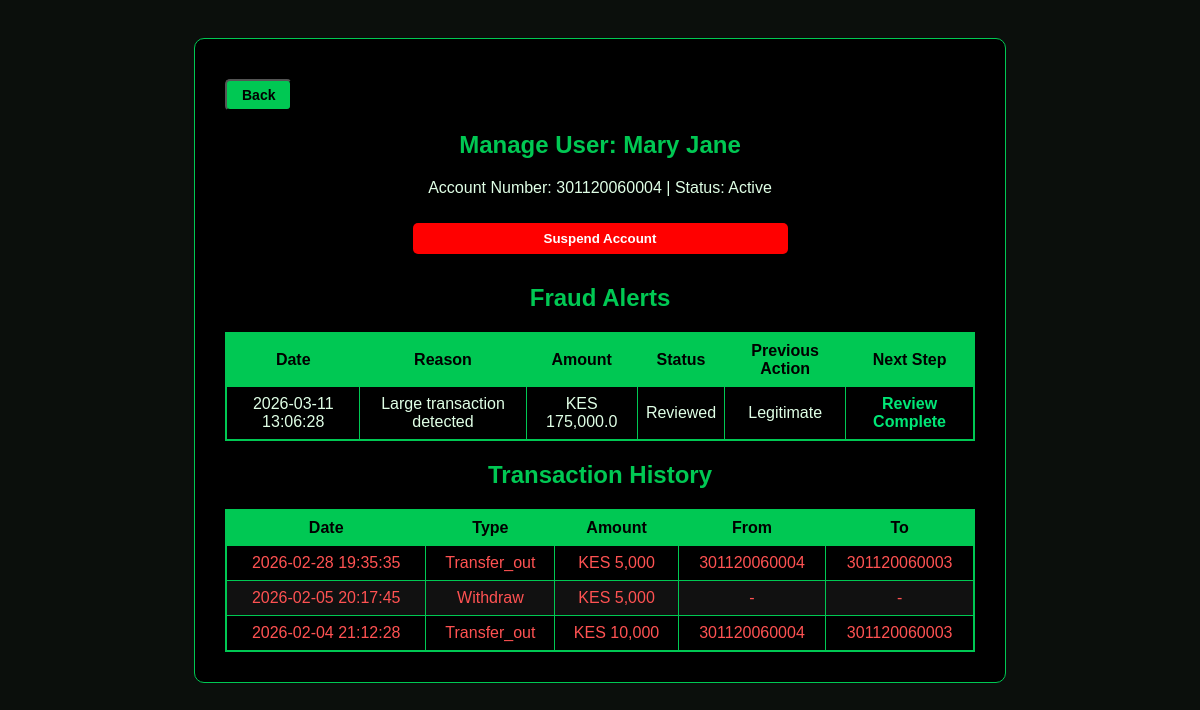
Screenshot of /manage/301120060004 with the database file from the repository.
### tables this page shows
CREATE TABLE "users" (
	"id"	INTEGER,
	"username"	TEXT UNIQUE,
	"password"	TEXT,
	"first_name"	TEXT,
	"account_number"	TEXT,
	"account_type"	TEXT,
	"balance"	NUMERIC DEFAULT 0,
	"role"	TEXT,
	"last_name"	TEXT, id_number TEXT, status TEXT DEFAULT 'active',
	PRIMARY KEY("id" AUTOINCREMENT)
);

CREATE TABLE fraud_alerts (
        id INTEGER PRIMARY KEY AUTOINCREMENT,
        user_id INTEGER,
        account_number TEXT,
        reason TEXT,
        amount REAL,
        date TIMESTAMP DEFAULT CURRENT_TIMESTAMP,
        status TEXT DEFAULT 'pending', action TEXT, from_account TEXT DEFAULT NULL, to_account TEXT DEFAULT NULL, type TEXT DEFAULT NULL,
        FOREIGN KEY(user_id) REFERENCES users(id)
    );

CREATE TABLE transactions (
    id INTEGER PRIMARY KEY AUTOINCREMENT,
    account_number TEXT,
    type TEXT,
    amount INTEGER,
    date TIMESTAMP DEFAULT CURRENT_TIMESTAMP
, from_account TEXT, to_account TEXT);

### app.py (the view, shortened to what this page needs)
@app.route('/manage/<account_number>', methods=['GET', 'POST'])
def manage_user(account_number):
    conn = get_db()
    cur = conn.cursor()
    cur.execute("SELECT * FROM users WHERE account_number = ?", (account_number,))
    user = cur.fetchone()
    if not user:
        conn.close()
        return "User not found! <a href='/admin'>Go back</a>"
    message = None
    cur.execute(
        "SELECT * FROM transactions WHERE account_number=? ORDER BY date DESC",
        (user['account_number'],)
    )
    transactions = cur.fetchall()
    cur.execute(
        "SELECT * FROM fraud_alerts WHERE account_number=? ORDER BY date DESC",
        (user['account_number'],)
    )
    alerts = cur.fetchall()
    conn.close()
    return render_template(
        'manage_user.html',
        user=user,
        transactions=transactions,
        alerts=alerts,
        message=message
    )

### app.py (called while the page is built)
def get_db():
    conn = sqlite3.connect("bank.db")
    conn.row_factory = sqlite3.Row
    return conn

### templates/manage_user.html (shortened to what this page needs)
<head>
</head>
<body>
<div class="box">
    <div style="text-align: left; margin-bottom: 15px;">
        <button class="small-btn" onclick="window.location.href='{{ url_for('view_users') }}'">Back</button>
    </div>
    <h2>Manage User: {{ user.first_name }} {{ user.last_name }}</h2>
    <p style="text-align: center;">Account Number: {{ user.account_number }} | Status: {{ user.status|capitalize }}</p>
    <form method="POST" action="{{ url_for('toggle_status', account_number=user.account_number) }}" style="text-align: center;">
        {% if user.status == 'active' %}
            <button type="submit" class="suspend-btn">Suspend Account</button>
        {% else %}
            <button type="submit" class="activate-btn">Activate Account</button>
        {% endif %}
    </form>
    {% if alerts %}
    <h2 style="margin-top:30px;">Fraud Alerts</h2>
    <div class="table-container">
        <table>
            <thead>
                <tr>
                    <th>Date</th>
                    <th>Reason</th>
                    <th>Amount</th>
                    <th>Status</th>
                    <th>Previous Action</th>
                    <th>Next Step</th>
                </tr>
            </thead>
            <tbody>
                {% for alert in alerts %}
                <tr>
                    <td>{{ alert.date }}</td>
                    <td>{{ alert.reason }}</td>
                    <td>KES {{ "{:,}".format(alert.amount) }}</td>
                    <td>{{ alert.status|default('Pending')|capitalize }}</td>
                    <td>{{ alert.action|default('None')|capitalize }}</td>
                    <td>
                        {% if alert.action == 'legitimate' %}
                            <span style="color:#00e676; font-weight:bold;">Review Complete</span>
                        {% endif %}
                    </td>
                </tr>
                {% endfor %}
            </tbody>
        </table>
    </div>
    {% endif %}
    <h2>Transaction History</h2>
    <div class="table-container">
        <table>
            <thead>
                <tr>
                    <th>Date</th>
                    <th>Type</th>
                    <th>Amount</th>
                    <th>From</th>
                    <th>To</th>
                </tr>
            </thead>
            <tbody>
                {% for t in transactions %}
                <tr class="
                            {% if t.type == 'transfer_in' or t.type == 'deposit' %}in
                            {% elif t.type == 'transfer_out' or t.type == 'withdraw' %}out
                            {% endif %}
                        ">
                    <td>{{ t.date }}</td>
                    <td>{{ t.type|capitalize }}</td>
                    <td>KES {{ "{:,}".format(t.amount) }}</td>
                    <td>{{ t.from_account or '-' }}</td>
                    <td>{{ t.to_account or '-' }}</td>
                </tr>
                {% endfor %}
            </tbody>
        </table>
    </div>
</div>
</body>

### templates/manage_user.html (style rules this page uses)
body { background: #0b0f0c; color: #e0ffe6; font-family: Arial; display: flex; justify-content: center; align-items: flex-start; padding-top: 30px; min-height: 100vh; }
.box { background: #000; padding: 30px; width: 750px; length: 100%; border-radius: 10px; border: 1px solid #00c853; }
h2 { color: #00c853; text-align: center; }
button { width: 50%; padding: 12px; font-weight: bold; cursor: pointer; margin-top: 10px; }
.small-btn { width: auto; padding: 6px 15px; font-size: 14px; background: #00c853; color: #000; font-weight: bold; border-radius: 5px; }
.table-container { max-height: 300px; overflow-y: auto; margin-top: 15px; border: 1px solid #00c853; }
.table-container table { width: 100%; border-collapse: collapse; }
.table-container th, .table-container td { border: 1px solid #00c853; padding: 8px; text-align: center; }
.table-container th { background: #00c853; color: #000; position: sticky; top: 0; z-index: 1; }
.table-container tr:nth-child(even) { background: #111; }
.table-container tr:nth-child(odd) { background: #000; }
tr.out td { color: #ff5252; }
.suspend-btn { background: red; color: #fff; font-weight: bold; padding: 8px 20px; border: none; border-radius: 5px; cursor: pointer; }

### rows the page displays
users: first_name "Mary", last_name "Jane", account_number "301120060004", status "Active"
fraud_alerts: date "2026-03-11 13:06:28", reason "Large transaction detected", amount "175,000.0", status "Reviewed", action "Legitimate", shows "Review Complete"
transactions: date "2026-02-28 19:35:35", type "Transfer_out", amount "5,000", from_account "301120060004", to_account "301120060003"
transactions: date "2026-02-05 20:17:45", type "Withdraw", amount "5,000", from_account "-", to_account "-"
transactions: date "2026-02-04 21:12:28", type "Transfer_out", amount "10,000", from_account "301120060004", to_account "301120060003"
